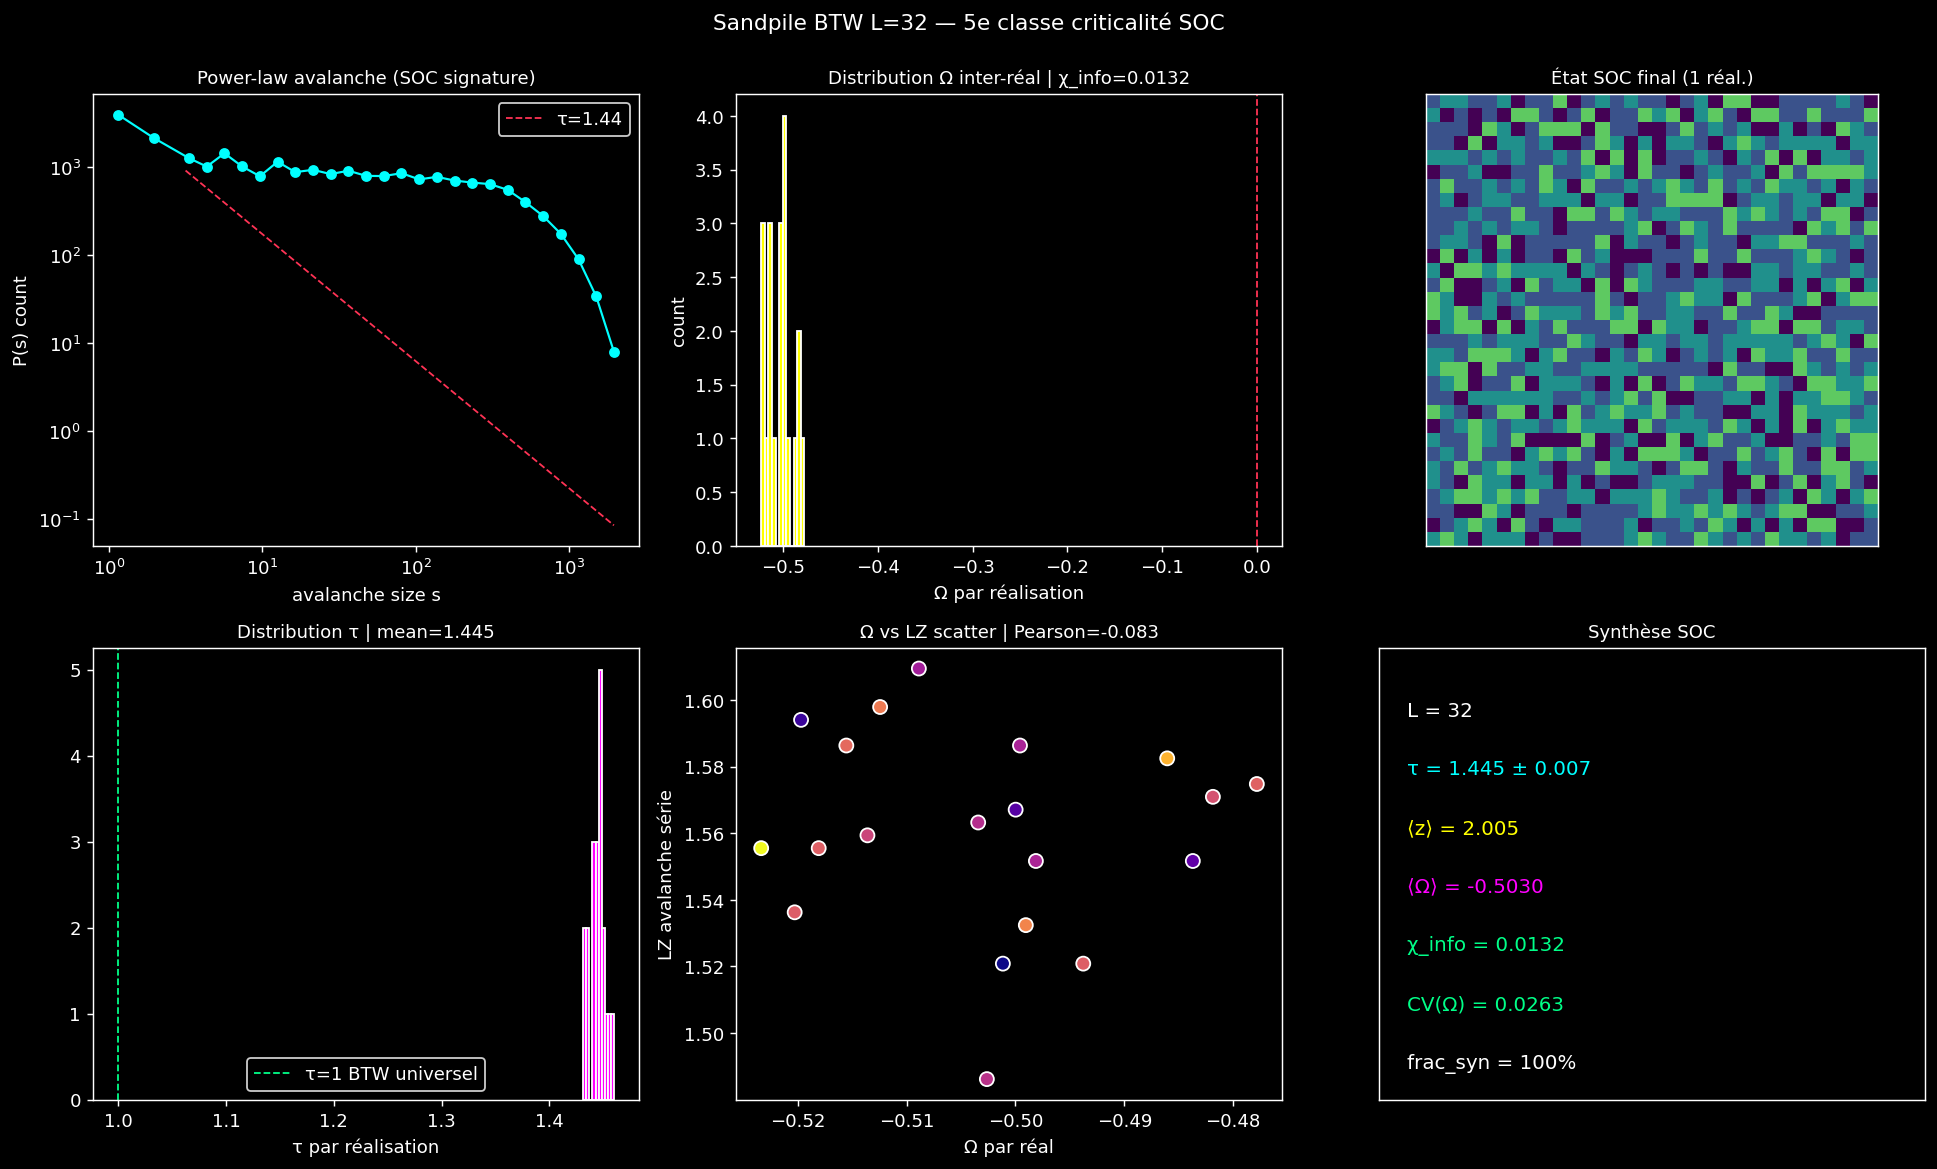

Here is the Python script that generated this plot:
"""Task #19 — Sandpile BTW (SOC) : 5e classe criticalité.

Pas de paramètre contrôle externe. Système s'auto-règle à criticalité.
Mesures :
  - P(s) ~ s^-τ avec τ ≈ 1 (signature SOC 2D BTW universelle)
  - χ_info = std_réalisations(Ω) sur états (différentes seeds → différents états
    SOC) — testable ?
  - LZ-complexity des séries avalanche pour comparer

Question : χ_info marche-t-elle sans paramètre contrôle à varier ?
Hypothèse : oui, parce que SOC = système à criticalité PERMANENTE. χ_info
mesure dispersion entre réalisations indépendantes → reste valide.
Comparaison : χ_info devrait être ÉLEVÉ comme à Tc Ising.
"""
import sys
import os
import json
import time
import numpy as np
import matplotlib.pyplot as plt

sys.path.insert(0, os.path.dirname(os.path.dirname(os.path.abspath(__file__))))

from systems.sandpile import simulate, fit_powerlaw_exponent
from xi.interaction import o_information, total_correlation
from xi.complexity import lz_normalized


def omega_random_subsets(states_flat, subset_size=4, n_subsets=200, rng=None):
    """states_flat : (n_states, N) int [0..3]. Tire subsets, calcule Ω moyen."""
    if rng is None:
        rng = np.random.default_rng(0)
    n_states, N = states_flat.shape
    oms, tcs = [], []
    for _ in range(n_subsets):
        idx = rng.choice(N, size=subset_size, replace=False)
        sub = states_flat[:, idx].astype(np.int8)
        oms.append(o_information(sub))
        tcs.append(total_correlation(sub))
    return np.mean(oms), np.mean(tcs)


def run(
    L=32,
    n_real=20,
    n_drops=3000,
    n_warmup=1500,
    seed0=42,
    outdir=None,
):
    if outdir is None:
        outdir = os.path.dirname(os.path.abspath(__file__))

    print(f"Sandpile BTW L={L} | {n_real} réal | n_drops={n_drops}")
    print()

    om_means = np.zeros(n_real)
    tc_means = np.zeros(n_real)
    lz_avalanche = np.zeros(n_real)
    tau_per_real = np.zeros(n_real)
    activity_per_real = np.zeros(n_real)
    all_sizes = []
    all_snapshots = []  # 1 par réalisation
    rng_master = np.random.default_rng(seed0)

    t0 = time.time()
    for r in range(n_real):
        seed = int(rng_master.integers(0, 2**31))
        ts = time.time()
        _, avalanches, snaps = simulate(L=L, n_drops=n_drops,
                                        n_warmup=n_warmup, seed=seed)
        # Stack snapshots flat
        snap_arr = np.stack([s.flatten() for s in snaps], axis=0)
        # Clip états à [0..3] (rarement dépasse 4 après stabilisation)
        snap_clip = np.clip(snap_arr, 0, 3).astype(np.int8)
        om, tc = omega_random_subsets(
            snap_clip, subset_size=4, n_subsets=200,
            rng=np.random.default_rng(seed + 7),
        )
        # LZ sur série avalanche (signature dynamique SOC)
        # Discrétiser tailles avalanche par log binning
        log_sizes = np.log1p(avalanches).astype(np.int8)
        lz_aval = lz_normalized(log_sizes)
        # τ (exposant power-law)
        tau = fit_powerlaw_exponent(avalanches, smin=4)
        # activité moyenne (état stationnaire SOC ~ 2.1 grains/site)
        activity = snap_arr.mean()

        om_means[r] = om
        tc_means[r] = tc
        lz_avalanche[r] = lz_aval
        tau_per_real[r] = tau
        activity_per_real[r] = activity
        all_sizes.append(avalanches)
        if r == 0:
            all_snapshots = snaps[:5]

        print(f"  real{r:>2}: τ={tau:.3f} ⟨z⟩={activity:.2f} "
              f"Ω={om:+.4f} TC={tc:.4f} LZ(aval)={lz_aval:.4f} "
              f"({time.time()-ts:.1f}s)")
    print(f"\ntotal {time.time()-t0:.1f}s")

    # Synthèse
    chi_info = om_means.std()
    abs_om_mean = np.abs(om_means).mean()
    cv = chi_info / (abs_om_mean + 1e-9)
    tau_mean = tau_per_real[~np.isnan(tau_per_real)].mean()
    tau_std = tau_per_real[~np.isnan(tau_per_real)].std()
    activity_mean = activity_per_real.mean()
    activity_std = activity_per_real.std()
    lz_aval_std = lz_avalanche.std()
    lz_aval_mean = lz_avalanche.mean()

    print()
    print("=" * 60)
    print(f"SANDPILE BTW L={L} SYNTHÈSE")
    print(f"τ moyen (P(s)~s^-τ)   = {tau_mean:.3f} ± {tau_std:.3f}  "
          f"(attendu ≈ 1.0 BTW 2D)")
    print(f"⟨z⟩ activité SOC      = {activity_mean:.3f} ± {activity_std:.3f}  "
          f"(attendu ≈ 2.1)")
    print(f"⟨Ω⟩ régime info       = {om_means.mean():+.4f}")
    print(f"sign(Ω) moyen         = {'redondance' if om_means.mean() > 0 else 'synergie'}")
    print(f"χ_info = std(Ω)       = {chi_info:.4f}")
    print(f"CV(Ω)                 = {cv:.4f}")
    print(f"std(LZ_avalanche)     = {lz_aval_std:.4f}")
    print(f"⟨LZ_avalanche⟩        = {lz_aval_mean:.4f}")
    print(f"frac_synergy          = {(om_means < 0).mean():.2%}")
    print("=" * 60)

    # Plot
    fig, axes = plt.subplots(2, 3, figsize=(15, 9))

    ax = axes[0, 0]
    # Histogramme tailles avalanche, log-log
    all_av = np.concatenate(all_sizes)
    all_av = all_av[all_av > 0]
    bins = np.logspace(0, np.log10(all_av.max() + 1), 30)
    hist, edges = np.histogram(all_av, bins=bins)
    centers = (edges[:-1] + edges[1:]) / 2
    valid = hist > 0
    ax.loglog(centers[valid], hist[valid], "o-", color="cyan", lw=1.2, ms=5)
    if tau_mean and not np.isnan(tau_mean):
        x_fit = np.logspace(0.5, np.log10(centers[valid].max()), 50)
        y_fit = hist[valid].max() * (x_fit / centers[valid][np.argmax(hist[valid])]) ** (-tau_mean)
        ax.loglog(x_fit, y_fit, "--", color="#ff3355", lw=1,
                  label=f"τ={tau_mean:.2f}")
    ax.set_xlabel("avalanche size s", color="white")
    ax.set_ylabel("P(s) count", color="white")
    ax.set_title("Power-law avalanche (SOC signature)", color="white", fontsize=10)
    ax.legend(facecolor="black", labelcolor="white", edgecolor="white")

    ax = axes[0, 1]
    ax.hist(om_means, bins=12, color="yellow", edgecolor="white")
    ax.axvline(0, color="#ff3355", ls="--", lw=1)
    ax.set_xlabel("Ω par réalisation", color="white")
    ax.set_ylabel("count", color="white")
    ax.set_title(f"Distribution Ω inter-réal | χ_info={chi_info:.4f}",
                 color="white", fontsize=10)

    ax = axes[0, 2]
    ax.imshow(all_snapshots[-1] if all_snapshots else np.zeros((L, L)),
              cmap="viridis", vmin=0, vmax=4)
    ax.set_title("État SOC final (1 réal.)", color="white", fontsize=10)
    ax.set_xticks([]); ax.set_yticks([])

    ax = axes[1, 0]
    ax.hist(tau_per_real[~np.isnan(tau_per_real)], bins=10,
            color="magenta", edgecolor="white")
    ax.axvline(1.0, color="#00ff88", ls="--", lw=1, label="τ=1 BTW universel")
    ax.set_xlabel("τ par réalisation", color="white")
    ax.set_title(f"Distribution τ | mean={tau_mean:.3f}",
                 color="white", fontsize=10)
    ax.legend(facecolor="black", labelcolor="white", edgecolor="white")

    ax = axes[1, 1]
    ax.scatter(om_means, lz_avalanche, c=tau_per_real, cmap="plasma",
               s=60, edgecolor="white")
    ax.set_xlabel("Ω par réal", color="white")
    ax.set_ylabel("LZ avalanche série", color="white")
    pearson_om_lz = np.corrcoef(om_means, lz_avalanche)[0, 1]
    ax.set_title(f"Ω vs LZ scatter | Pearson={pearson_om_lz:+.3f}",
                 color="white", fontsize=10)

    ax = axes[1, 2]
    ax.text(0.05, 0.85, f"L = {L}", color="white", fontsize=11,
            transform=ax.transAxes)
    ax.text(0.05, 0.72, f"τ = {tau_mean:.3f} ± {tau_std:.3f}",
            color="cyan", fontsize=11, transform=ax.transAxes)
    ax.text(0.05, 0.59, f"⟨z⟩ = {activity_mean:.3f}", color="yellow",
            fontsize=11, transform=ax.transAxes)
    ax.text(0.05, 0.46, f"⟨Ω⟩ = {om_means.mean():+.4f}", color="magenta",
            fontsize=11, transform=ax.transAxes)
    ax.text(0.05, 0.33, f"χ_info = {chi_info:.4f}", color="#00ff88",
            fontsize=11, transform=ax.transAxes)
    ax.text(0.05, 0.20, f"CV(Ω) = {cv:.4f}", color="#00ff88",
            fontsize=11, transform=ax.transAxes)
    ax.text(0.05, 0.07, f"frac_syn = {(om_means < 0).mean():.0%}",
            color="white", fontsize=11, transform=ax.transAxes)
    ax.set_xticks([]); ax.set_yticks([])
    ax.set_title("Synthèse SOC", color="white", fontsize=10)

    for ax in axes.flat:
        ax.set_facecolor("black")
        ax.tick_params(colors="white")
        for sp in ax.spines.values():
            sp.set_color("white")

    fig.patch.set_facecolor("black")
    fig.suptitle(f"Sandpile BTW L={L} — 5e classe criticalité SOC",
                 color="white", y=0.995)
    plt.tight_layout()
    png = os.path.join(outdir, "sandpile_xi.png")
    plt.savefig(png, dpi=130, facecolor="black", bbox_inches="tight")
    print(f"\nsaved {png}")

    out = {
        "L": L, "n_real": n_real, "n_drops": n_drops,
        "tau_mean": float(tau_mean), "tau_std": float(tau_std),
        "activity_mean": float(activity_mean), "activity_std": float(activity_std),
        "om_means": om_means.tolist(),
        "tc_means": tc_means.tolist(),
        "lz_avalanche": lz_avalanche.tolist(),
        "tau_per_real": tau_per_real.tolist(),
        "chi_info": float(chi_info),
        "cv_omega": float(cv),
        "frac_synergy": float((om_means < 0).mean()),
        "pearson_om_lz": float(pearson_om_lz),
    }
    with open(os.path.join(outdir, "sandpile_xi.json"), "w") as f:
        json.dump(out, f, indent=2)
    print(f"saved {os.path.join(outdir, 'sandpile_xi.json')}")
    return out


if __name__ == "__main__":
    run()
